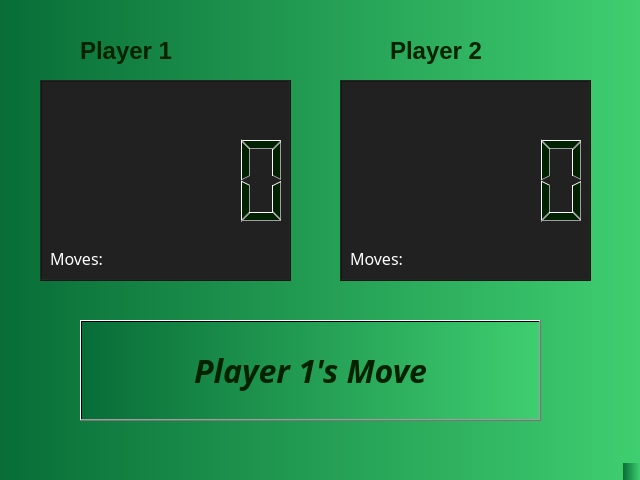
<?xml version="1.0" encoding="UTF-8"?>
<ui version="4.0">
 <class>Timer_Window</class>
 <widget class="QMainWindow" name="Timer_Window">
  <property name="geometry">
   <rect>
    <x>0</x>
    <y>0</y>
    <width>640</width>
    <height>480</height>
   </rect>
  </property>
  <property name="sizePolicy">
   <sizepolicy hsizetype="Fixed" vsizetype="Fixed">
    <horstretch>0</horstretch>
    <verstretch>0</verstretch>
   </sizepolicy>
  </property>
  <property name="minimumSize">
   <size>
    <width>640</width>
    <height>480</height>
   </size>
  </property>
  <property name="maximumSize">
   <size>
    <width>640</width>
    <height>480</height>
   </size>
  </property>
  <property name="windowTitle">
   <string>Clock Winodw</string>
  </property>
  <property name="windowIcon">
   <iconset>
    <normaloff>Icons/chess-clock.svg</normaloff>Icons/chess-clock.svg</iconset>
  </property>
  <property name="styleSheet">
   <string notr="true">background-color: qlineargradient(spread:reflect, x1:0, y1:0, x2:1, y2:0, stop:0 rgba(8, 109, 55, 255), stop:1 rgba(63, 206, 112, 255));
color: rgb(0, 34, 0);</string>
  </property>
  <widget class="QWidget" name="centralwidget">
   <widget class="QLabel" name="Player_1_name">
    <property name="geometry">
     <rect>
      <x>80</x>
      <y>30</y>
      <width>171</width>
      <height>41</height>
     </rect>
    </property>
    <property name="font">
     <font>
      <pointsize>18</pointsize>
      <bold>true</bold>
     </font>
    </property>
    <property name="styleSheet">
     <string notr="true">background-color: transparent;</string>
    </property>
    <property name="text">
     <string>Player 1</string>
    </property>
   </widget>
   <widget class="QLCDNumber" name="Player_1_time">
    <property name="geometry">
     <rect>
      <x>40</x>
      <y>80</y>
      <width>251</width>
      <height>201</height>
     </rect>
    </property>
    <property name="styleSheet">
     <string notr="true">background-color: rgb(33, 33, 33)</string>
    </property>
   </widget>
   <widget class="QLCDNumber" name="Player_2_time">
    <property name="geometry">
     <rect>
      <x>340</x>
      <y>80</y>
      <width>251</width>
      <height>201</height>
     </rect>
    </property>
    <property name="styleSheet">
     <string notr="true">background-color: rgb(33, 33, 33)</string>
    </property>
   </widget>
   <widget class="QLabel" name="Player_2_name">
    <property name="geometry">
     <rect>
      <x>390</x>
      <y>30</y>
      <width>171</width>
      <height>41</height>
     </rect>
    </property>
    <property name="font">
     <font>
      <pointsize>18</pointsize>
      <bold>true</bold>
     </font>
    </property>
    <property name="styleSheet">
     <string notr="true">background-color: transparent;</string>
    </property>
    <property name="text">
     <string>Player 2</string>
    </property>
   </widget>
   <widget class="QPushButton" name="pushButton">
    <property name="geometry">
     <rect>
      <x>80</x>
      <y>320</y>
      <width>461</width>
      <height>101</height>
     </rect>
    </property>
    <property name="font">
     <font>
      <family>Segoe UI Semibold</family>
      <pointsize>24</pointsize>
      <italic>true</italic>
      <bold>true</bold>
     </font>
    </property>
    <property name="text">
     <string>Player 1's Move</string>
    </property>
    <property name="iconSize">
     <size>
      <width>30</width>
      <height>16</height>
     </size>
    </property>
   </widget>
   <widget class="QLabel" name="EndButton">
    <property name="geometry">
     <rect>
      <x>310</x>
      <y>430</y>
      <width>31</width>
      <height>31</height>
     </rect>
    </property>
    <property name="styleSheet">
     <string notr="true">background-color: transparent;</string>
    </property>
    <property name="text">
     <string/>
    </property>
    <property name="pixmap">
     <pixmap>Icons/palm.png</pixmap>
    </property>
   </widget>
   <widget class="QLabel" name="Player_1_move">
    <property name="geometry">
     <rect>
      <x>50</x>
      <y>250</y>
      <width>81</width>
      <height>16</height>
     </rect>
    </property>
    <property name="font">
     <font>
      <family>Segoe Pro Display SemiLight</family>
      <pointsize>12</pointsize>
      <bold>false</bold>
     </font>
    </property>
    <property name="styleSheet">
     <string notr="true">background-color: transparent;
color: white;</string>
    </property>
    <property name="text">
     <string>Moves: </string>
    </property>
   </widget>
   <widget class="QLabel" name="Player_2_move">
    <property name="geometry">
     <rect>
      <x>350</x>
      <y>250</y>
      <width>81</width>
      <height>16</height>
     </rect>
    </property>
    <property name="font">
     <font>
      <family>Segoe Pro Display SemiLight</family>
      <pointsize>12</pointsize>
      <bold>false</bold>
     </font>
    </property>
    <property name="styleSheet">
     <string notr="true">background-color: transparent;
color: white;</string>
    </property>
    <property name="text">
     <string>Moves: </string>
    </property>
   </widget>
  </widget>
  <widget class="QStatusBar" name="statusbar"/>
 </widget>
 <resources>
  <include location="Icons/Photos.qrc"/>
 </resources>
 <connections/>
</ui>
